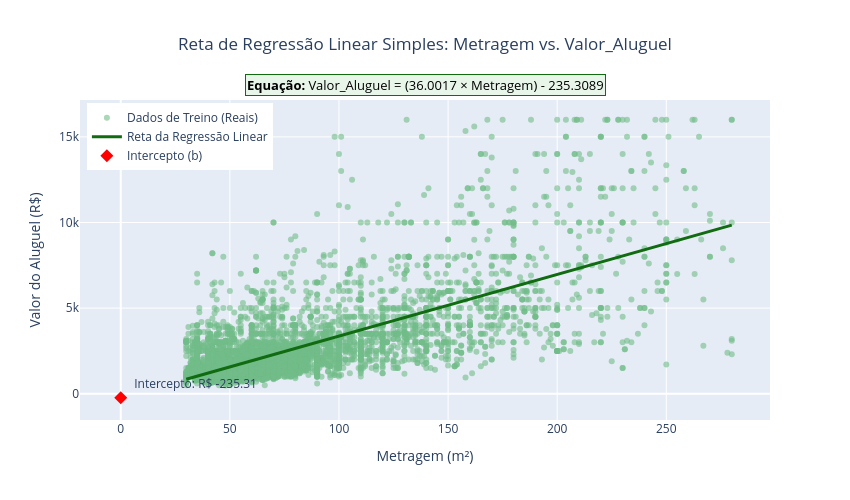

The cell this chart's notebook holds for it:
### Markdown cell above
D) Plote o gráfico da reta de regressão encontrada e traga insights acerca da dispersão dos pontos e ajuste da reta.

### Code cell
coef_angular = modelo_simples.coef_[0]
intercepto = modelo_simples.intercept_
x_linha = np.linspace(
    X_train["Metragem"].min(), X_train["Metragem"].max(), 100
)
y_linha = modelo_simples.predict(pd.DataFrame({"Metragem": x_linha}))
fig = go.Figure()
fig.add_trace(
    go.Scatter(
        x=X_train["Metragem"],
        y=y_train,
        mode="markers",
        name="Dados de Treino (Reais)",
        marker=dict(color="#71bc88", opacity=0.6, size=6),
    )
)
fig.add_trace(
    go.Scatter(
        x=x_linha,
        y=y_linha,
        mode="lines",
        name="Reta da Regressão Linear",
        line=dict(color="#116b11", width=3),
    )
)
fig.add_trace(
    go.Scatter(
        x=[0],
        y=[intercepto],
        mode="markers+text",
        name="Intercepto (b)",
        marker=dict(color="red", size=10, symbol="diamond"),
        text=[f"  Intercepto: R$ {intercepto:.2f}"],
        textposition="top right",
    )
)
fig.update_layout(
    title="Reta de Regressão Linear Simples: Metragem vs. Valor_Aluguel",
    title_x=0.5,
    xaxis_title="Metragem (m²)",
    yaxis_title="Valor do Aluguel (R$)",
    width=850,
    height=500,
    legend=dict(x=0.01, y=0.99),
    annotations=[
        dict(
            x=0.5,
            y=1.08,
            xref="paper",
            yref="paper",
            text=f"<b>Equação:</b> Valor_Aluguel = ({coef_angular:.4f} × Metragem) - {abs(intercepto):.4f}",
            showarrow=False,
            font=dict(size=13, color="black"),
            bgcolor="#E8F5E9",
            bordercolor="#116b11",
            borderwidth=1,
        )
    ],
)
fig.show()

### Figure 1 — Plotly figure (JSON) as saved in the notebook; plotly's stock layout.template omitted (floating-point values rounded to 4 significant figures; data arrays with more than 128 entries replaced by an {"elided": "..."} marker saying what was removed)
{"data": [{"marker": {"color": "#71bc88", "opacity": 0.6, "size": 6}, "mode": "markers", "name": "Dados de Treino (Reais)", "type": "scatter", "x": {"elided": "5612 int values"}, "y": {"elided": "5612 float values"}}, {"line": {"color": "#116b11", "width": 3}, "mode": "lines", "name": "Reta da Regressão Linear", "type": "scatter", "x": [30.0, 32.53, 35.05, 37.58, 40.1, 42.63, 45.15, 47.68, 50.2, 52.73, 55.25, 57.78, 60.3, 62.83, 65.35, 67.88, 70.4, 72.93, 75.45, 77.98, 80.51, 83.03, 85.56, 88.08, 90.61, 93.13, 95.66, 98.18, 100.7, 103.2, 105.8, 108.3, 110.8, 113.3, 115.9, 118.4, 120.9, 123.4, 126.0, 128.5, 131.0, 133.5, 136.1, 138.6, 141.1, 143.6, 146.2, 148.7, 151.2, 153.7, 156.3, 158.8, 161.3, 163.8, 166.4, 168.9, 171.4, 173.9, 176.5, 179.0, 181.5, 184.0, 186.6, 189.1, 191.6, 194.1, 196.7, 199.2, 201.7, 204.2, 206.8, 209.3, 211.8, 214.3, 216.9, 219.4, 221.9, 224.4, 227.0, 229.5, 232.0, 234.5, 237.1, 239.6, 242.1, 244.6, 247.2, 249.7, 252.2, 254.7, 257.3, 259.8, 262.3, 264.8, 267.4, 269.9, 272.4, 274.9, 277.5, 280.0], "y": [844.7, 935.7, 1027.0, 1117.0, 1208.0, 1299.0, 1390.0, 1481.0, 1572.0, 1663.0, 1754.0, 1845.0, 1936.0, 2027.0, 2118.0, 2208.0, 2299.0, 2390.0, 2481.0, 2572.0, 2663.0, 2754.0, 2845.0, 2936.0, 3027.0, 3118.0, 3208.0, 3299.0, 3390.0, 3481.0, 3572.0, 3663.0, 3754.0, 3845.0, 3936.0, 4027.0, 4118.0, 4209.0, 4299.0, 4390.0, 4481.0, 4572.0, 4663.0, 4754.0, 4845.0, 4936.0, 5027.0, 5118.0, 5209.0, 5299.0, 5390.0, 5481.0, 5572.0, 5663.0, 5754.0, 5845.0, 5936.0, 6027.0, 6118.0, 6209.0, 6300.0, 6390.0, 6481.0, 6572.0, 6663.0, 6754.0, 6845.0, 6936.0, 7027.0, 7118.0, 7209.0, 7300.0, 7391.0, 7481.0, 7572.0, 7663.0, 7754.0, 7845.0, 7936.0, 8027.0, 8118.0, 8209.0, 8300.0, 8391.0, 8481.0, 8572.0, 8663.0, 8754.0, 8845.0, 8936.0, 9027.0, 9118.0, 9209.0, 9300.0, 9391.0, 9482.0, 9572.0, 9663.0, 9754.0, 9845.0]}, {"marker": {"color": "red", "size": 10, "symbol": "diamond"}, "mode": "markers+text", "name": "Intercepto (b)", "text": ["  Intercepto: R$ -235.31"], "textposition": "top right", "type": "scatter", "x": [0], "y": [-235.3]}], "layout": {"annotations": [{"bgcolor": "#E8F5E9", "bordercolor": "#116b11", "borderwidth": 1, "font": {"color": "black", "size": 13}, "showarrow": false, "text": "<b>Equação:</b> Valor_Aluguel = (36.0017 × Metragem) - 235.3089", "x": 0.5, "xref": "paper", "y": 1.08, "yref": "paper"}], "height": 500, "legend": {"x": 0.01, "y": 0.99}, "title": {"text": "Reta de Regressão Linear Simples: Metragem vs. Valor_Aluguel", "x": 0.5}, "width": 850, "xaxis": {"title": {"text": "Metragem (m²)"}}, "yaxis": {"title": {"text": "Valor do Aluguel (R$)"}}}}
